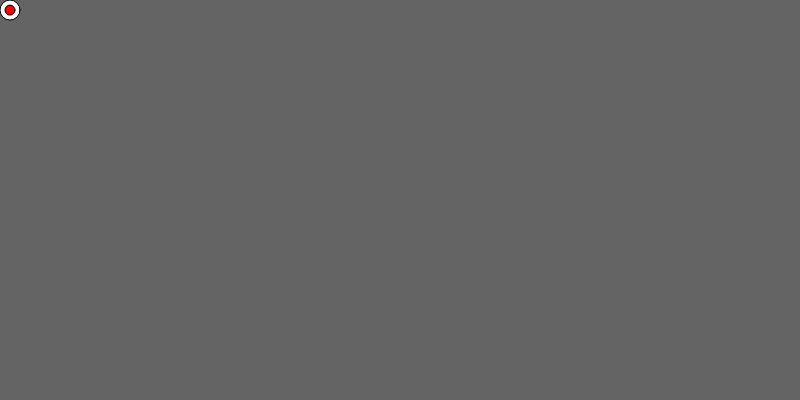
Frame 1 (no input)
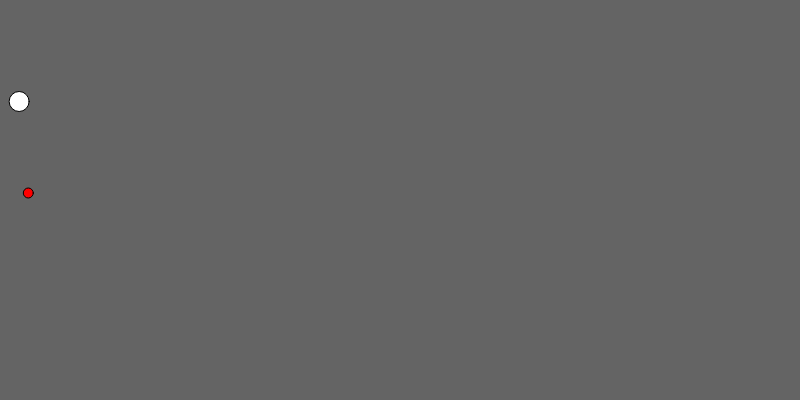
Frame 60 (no input)
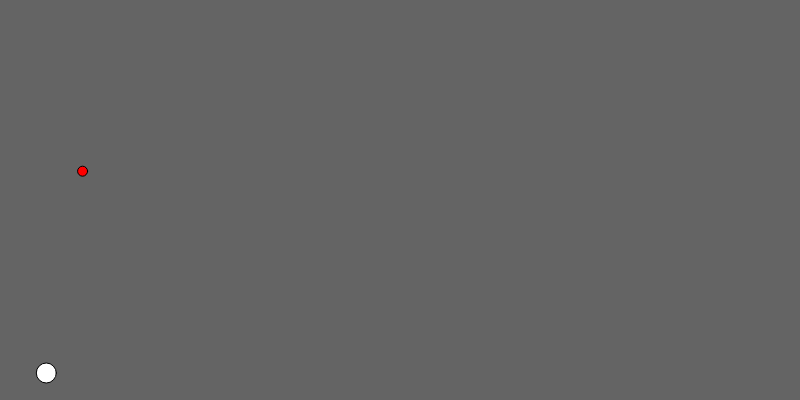
Frame 120 (the mouse pressed at the canvas centre since frame 60)

The p5.js sketch that drew these frames (run headless with seeded random() and noise() and a simulated clock; from frame 60 on, the mouse is pressed at the canvas centre):

// p5.js sketch
// ── sketch.js
var ball;
var ball2;

var gravity;
var wind;

function setup() {
  createCanvas(800, 400);
  ball = new Ball();
  var pos = createVector(10, 10);
  gravity = createVector(0, 0.1);
  wind = createVector(0.01, 0);
  ball.setup(pos.copy(), 2, width, height);

  ball2 = new Ball();
  ball2.setup(pos.copy(), 1, width, height);
}

function draw() {
  background(100);

  fill(255);
  ball.addForce(gravity);
  ball.addForce(wind);
  ball.update();
  ball.draw();

  fill(255, 0, 0);
  ball2.addForce(gravity)
  ball2.addForce(wind);
  ball2.update();
  ball2.draw();
}

// ── ball.js
function Ball() {
  this.position;
  this.acceleration;
  this.velocity;
  this.mess;
  this.canvasWidth;
  this.canvasHeight;

  this.setup = function(pos, mess, canvasWidth, canvasHeight) {
    this.position = pos.copy();
    this.velocity = createVector(0, 0);
    this.acceleration = createVector(0, 0);
    this.mess = mess;
    this.canvasWidth = canvasWidth;
    this.canvasHeight = canvasHeight
  }

  this.addForce = function (force) {
    var f = force.copy().div(this.mess);
    this.acceleration.add(f);
  }

  this.update = function(width, height) {
    this.velocity.add(this.acceleration);
    this.position.add(this.velocity);
    this.acceleration.mult(0);
    this.bounce();
  }

  this.bounce = function() {
    if (this.position.x > this.canvasWidth) {
      this.position.x = this.canvasWidth;
      this.velocity.x *= -1;
    } else if( this.position.x < 0) {
      this.position.x = 0;
      this.velocity.x *= -1;
    }

    if (this.position.y > this.canvasHeight) {
      this.position.y = this.canvasHeight;
      this.velocity.y *= -1;
    } else if ( this.position.y < 0) {
      this.position.y = 0;
      this.velocity.y *= -1;
    }
  }

  this.draw = function() {
    var size = this.mess * 10;
    ellipse(this.position.x, this.position.y, size, size);
  }
}
